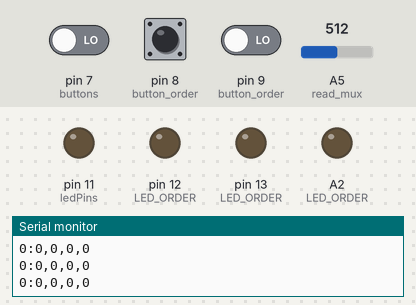
This sketch was run on a simulated Arduino Uno, built with avr-gcc and run on an emulated ATmega328P. Parts: output pins drawn as LEDs (lit = HIGH), the last lines printed to the serial monitor. The test bench sets the inputs (shaded band); at power-on: pin 8 (button_order) LOW, pin 7 (buttons) LOW, pin 9 (button_order) LOW, A5 (read_mux) = 512. Pins used as bus, display or sensor lines are not drawn.

Above: at 4.3 s.
4.4 s: pin 8 (button_order) pulled HIGH for 0.15 s
At 4.8 s:
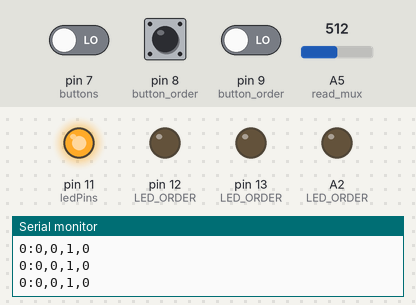
6.0 s: pin 8 (button_order) pulled HIGH for 1 s
At 6.7 s:
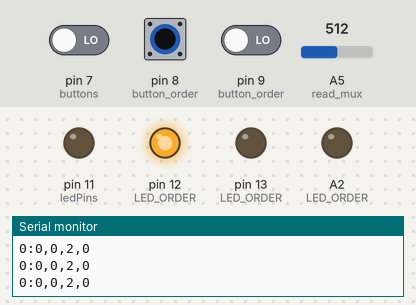
8.5 s: pin 8 (button_order) pulled HIGH for 0.15 s
At 9.7 s:
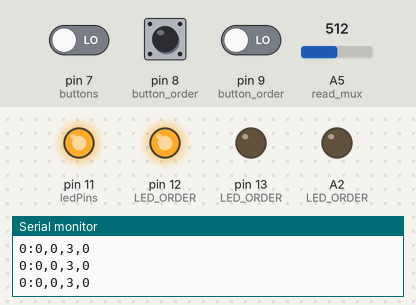
10.1 s: pin 8 (button_order) pulled HIGH for 3.2 s
At 11.6 s:
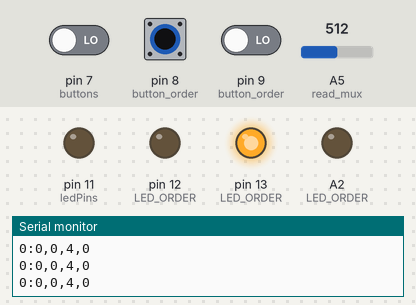
14.8 s: pin 8 (button_order) pulled HIGH for 0.15 s
At 15.6 s:
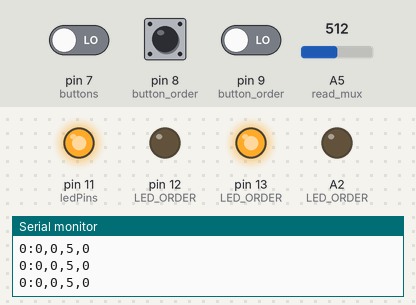
16.4 s: pin 8 (button_order) pulled HIGH for 1 s
At 17.4 s:
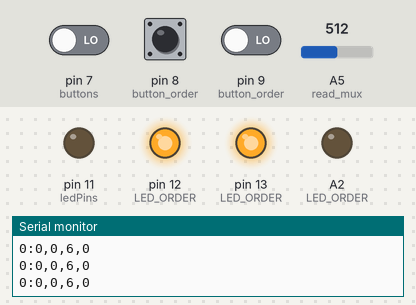
Timing chart, 0 to 19.4 s (numbered marks = the images above; inputs shaded):
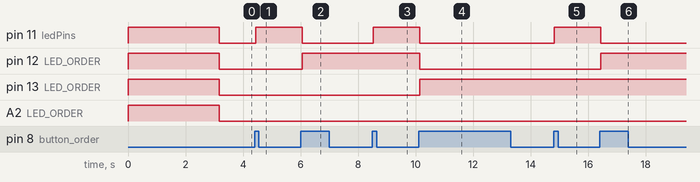

Measured:
- after the input at 4.4 s, pin 11 (ledPins): LOW → HIGH at once
- after the input at 6.0 s, pin 11 (ledPins): HIGH → LOW after 0.06 s; pin 12 (LED_ORDER): LOW → HIGH after 0.06 s
- after the input at 8.5 s, pin 11 (ledPins): LOW → HIGH at once
- after the input at 10.1 s, pin 11 (ledPins), pin 12 (LED_ORDER): HIGH → LOW at once; pin 13 (LED_ORDER): LOW → HIGH at once
- after the input at 14.8 s, pin 11 (ledPins): LOW → HIGH at once
- after the input at 16.4 s, pin 11 (ledPins): HIGH → LOW at once; pin 12 (LED_ORDER): LOW → HIGH at once

The sketch:

theremin.ino
```cpp
//LED array setup
typedef enum LED_PINS{LED_1 = 10, LED_2 = 11, LED_3 = 12, LED_4 = 13, LED_5 = A2, LED_6 = A1};
LED_PINS ledPins;

//we need to be able to look up which pin comes first etc
int LED_ORDER[] = {
   ledPins = LED_2,
   ledPins = LED_3,
   ledPins = LED_4,
   ledPins = LED_5};
//these two are special leds, so get their own define
#define RECORD_LED 10
#define PLAY_LED A1

//button setup
typedef enum BUTTON_PINS{PLAY = 7, VOICE, RECORD};
BUTTON_PINS buttons;

int debounce_delay = 20;
int button_order[] = {buttons = PLAY, buttons = VOICE, buttons = RECORD};
int button_state[] = {LOW,LOW,LOW};
int voice_button_count = 0;
int play_button_count[16];
int record_button_count[16];
int button_prev_state[] = {LOW,LOW,LOW};
int button_last_debounce[] = {0,0,0};

//get check the buttons, and set relevant variables appropriately
void read_buttons(){
    //update the button state, and push old state to button_prev_state
    for (int i = 0; i<sizeof(button_order)/sizeof(button_order[0]); i++){
            button_prev_state[i] = button_state[i];
            button_state[i] = digitalRead(button_order[i]);
    }

    //if the button push is after the debounce period:
    for (int i = 0; i<sizeof(button_order)/sizeof(button_order[0]); i++){
       if (button_prev_state[i] == LOW && button_state[i] == HIGH &&
           millis() - button_last_debounce[i] > debounce_delay){
                   button_last_debounce[i] = millis();
                   //we're after the debounce, update the right voice set's
                   //button status
                   switch(i){
                           case 0:
                                   play_button_count[voice_button_count % 16]++;
                                   break;
                           case 1:
                                   voice_button_count++;
                                   break;
                           case 2:
                                   record_button_count[voice_button_count % 16]++;
                                   break;
                   }
               }
        }
}


//sensor setup
#define sensor_count 8
#define read_mux A5
int ctrl_mux[] = {2,3,4};

//arrays for info about sensors
//(offset to make input close to zero
//and threshhold over which input is non-zero
int offsets[sensor_count];
int thresholds[sensor_count];
int sensor_values[sensor_count];

int calibration_samples = 40;

//sensors are grouped like this
int y_sensor[] = {7,2,1,0};
int x_sensor[] = {3,6,5,4};

//for each sensor find out what the average 'zero' value and variance is.
//set the offset as the average, and threshold as 3*std deviation.
//threshold is the value above which is zero
void calibrate(int *offsets,  int *thresholds){
  //naive variance algorithm taken from http://en.wikipedia.org/wiki/Algorithms_for_calculating_variance

  //for each of the pins to calibrate
  for (int i=0;i < sensor_count; i++){
    int values[calibration_samples];
    //collect samples
    for (int j=0;j<calibration_samples-1;j++){
      delay(10);

      //set the mux to read from the correct sensor
      set_mux(i);
      values[j] = analogRead(read_mux);
    }

    //find the sum and squared sum
    float total = 0;
    float total_square = 0;
    for (int j = 0; j < calibration_samples-1;j++){
      total += values[j];
      total_square += pow(values[j],2);
    }
    //average samples
    int average = total / calibration_samples;
    //find the variance
    int variance = (total_square - pow(total,2)/calibration_samples)/(calibration_samples-1);

    //set the offset value, increment the pointer
    offsets[i] = average;

    //set the threshhold at three std devations
    //then increment the pointer
    thresholds[i] = 2 * sqrt(variance);
  }
}

//sets the mux pins to read from sensor number given
void set_mux(int sensor){
    for (int j = 0; j < sizeof(ctrl_mux)/sizeof(ctrl_mux[0]); j++){
            digitalWrite(ctrl_mux[j], binary_pins(sensor,j));
    }
}


//checks to see if value is within the threshold, if it is, return 0 otherwise return the value
int is_zero(int value,int threshold){
  if (value < 0){
    return 0;
  }
  if (value < threshold){
    return 0;
  }
  else{
    return value;
  }
}

//update the sensor values
void check_sensors(int *sensor_values,int  *offsets,int  *thresholds){
    for (int i = 0; i < sensor_count; i++){
			set_mux(i);
			int total = 0;
			int samples = 5;
			for (int i=0;i < samples;i++){
					total = analogRead(read_mux) + total;
					delayMicroseconds(1500);
			}
			sensor_values[i] = is_zero(total/samples - offsets[i], thresholds[i]);
		}
}


//helper function, returns if a particular pin
//should be on or off, to represent a given
//binary number
int binary_pins(int num, int pin){
 return (num >> pin) & 1;
}

void set_play_led(int state){
        digitalWrite(PLAY_LED, state);

}
void set_rec_led(int state){
        digitalWrite(RECORD_LED, state);

}

//turn all leds on
void set_all_leds_high(){
  for (int i = 0; i < sizeof(LED_ORDER)/sizeof(LED_ORDER[0]); i++){
          digitalWrite(LED_ORDER[i],HIGH);
  }

}

//turn all leds off
void set_all_leds_low(){
  for (int i = 0; i < sizeof(LED_ORDER)/sizeof(LED_ORDER[0]); i++){
          digitalWrite(LED_ORDER[i],LOW);
  }
}

void set_leds(int number){
    //iterate throuhg all our leds setting their state according to
    //binary_pins(number to display, which pin)
    for (int j = 0; j < sizeof(LED_ORDER)/sizeof(LED_ORDER[0]); j++){
            int pin_state = binary_pins(number,j);
            digitalWrite(LED_ORDER[j],pin_state);
    }
}

void setup(){
    Serial.begin(115200);
    //LED setup
    //iterate through LED_ORDER, set all leds to output
    for (int i = 0; i < sizeof(LED_ORDER)/sizeof(LED_ORDER[0]); i++){
            pinMode(LED_ORDER[i], OUTPUT);
    }

    //set mux set pins to output mode
    for (int i = 0; i < sensor_count; i++){
            pinMode(ctrl_mux[i],OUTPUT);
    }

    set_all_leds_high();
    calibrate(offsets,thresholds);
    set_all_leds_low();

    //button setup
    pinMode(buttons = PLAY,INPUT);
    pinMode(buttons = VOICE,INPUT);
    pinMode(buttons = RECORD,INPUT);

    //print calibrated settings
    Serial.print("Sensor count: ");
    Serial.print(sensor_count);
    Serial.print("\n\n");

    for(int i = 0;i<sensor_count;i++){
      Serial.print("Offset: ");
      Serial.print(offsets[i]);
      Serial.print(" Threshold: ");
      Serial.print(thresholds[i]);
      Serial.print(" \n");
    }
    Serial.print("\n\n");

    //delay(5000);
}


void loop(){
    //get the sensor values
    check_sensors(sensor_values, offsets, thresholds);
    int x_val = 0;
    int y_val = 0;

    //figure out which array the value in question belongs to
    //if two sensors are active, only pay attention to the last one
    for (int i = 0; i< sizeof(x_sensor)/sizeof(x_sensor[0]); i++){
            if (sensor_values[x_sensor[i]] != 0){
                    x_val = sensor_values[x_sensor[i]];
            }
    }

    for (int i = 0; i< sizeof(y_sensor)/sizeof(y_sensor[0]); i++){
            if (sensor_values[y_sensor[i]] != 0){
                    y_val = sensor_values[y_sensor[i]];
            }
    }

    //get the button state

    int play = 0;
    int rec = 0;
    read_buttons();
    //get the button state for this voice
    if (play_button_count[voice_button_count % 16] % 2 == 0){
            play = 0;
            set_play_led(0);
    }
    else{
            play = 1;
            set_play_led(1);
    }

    if (record_button_count[voice_button_count % 16] % 2 == 0){
          rec = 0;
          set_rec_led(0);
    }
    else{
          rec = 1;
          set_rec_led(1);
    }
    //set the leds appropriately
    set_leds(voice_button_count % 16);

    //print the sensor values
    Serial.print(x_val);
    Serial.print(":");
    Serial.print(y_val);
    Serial.print(",");
    //print the play button state
    Serial.print(play);
    Serial.print(",");
    //print the voice select number
    Serial.print(voice_button_count % 16);
    Serial.print(",");
    //print the record button state
    Serial.print(rec);
    Serial.print("\n");

    delay(20);
}
```
